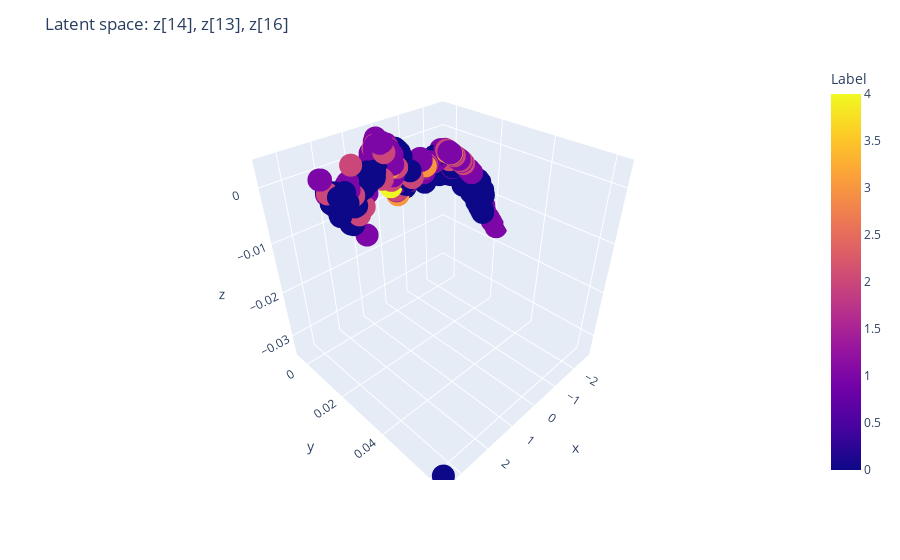

Notebook code for this chart:
### Code cell
cvae_latent_3d(cvae, dataloader_test_big, index1=index1, index2=index2, index3=index3, color_mode="label", device=device)

### Figure 1 — Plotly figure (JSON) as saved in the notebook; plotly's stock layout.template omitted (floating-point values rounded to 4 significant figures; data arrays with more than 128 entries replaced by an {"elided": "..."} marker saying what was removed)
{"data": [{"hovertemplate": "x=%{x}<br>y=%{y}<br>z=%{z}<br>Label=%{marker.color}<extra></extra>", "legendgroup": "", "marker": {"color": {"elided": "1024 float values"}, "coloraxis": "coloraxis", "symbol": "circle"}, "mode": "markers", "name": "", "scene": "scene", "showlegend": false, "type": "scatter3d", "x": {"elided": "1024 float values"}, "y": {"elided": "1024 float values"}, "z": {"elided": "1024 float values"}}], "layout": {"coloraxis": {"colorbar": {"title": {"text": "Label"}}, "colorscale": [[0, "#0d0887"], [0.1111, "#46039f"], [0.2222, "#7201a8"], [0.3333, "#9c179e"], [0.4444, "#bd3786"], [0.5556, "#d8576b"], [0.6667, "#ed7953"], [0.7778, "#fb9f3a"], [0.8889, "#fdca26"], [1, "#f0f921"]]}, "legend": {"tracegroupgap": 0}, "margin": {"t": 60}, "scene": {"domain": {"x": [0, 1], "y": [0, 1]}, "xaxis": {"title": {"text": "x"}}, "yaxis": {"title": {"text": "y"}}, "zaxis": {"title": {"text": "z"}}}, "title": {"text": "Latent space: z[14], z[13], z[16]"}}}
